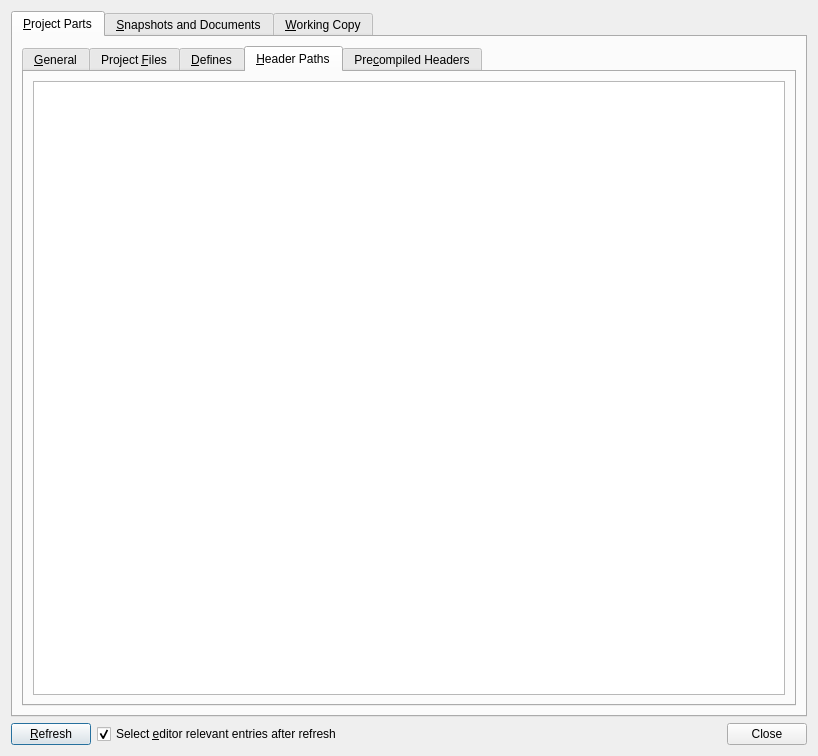
<?xml version="1.0" encoding="UTF-8"?>
<ui version="4.0">
 <class>CppCodeModelInspectorDialog</class>
 <widget class="QDialog" name="CppCodeModelInspectorDialog">
  <property name="geometry">
   <rect>
    <x>0</x>
    <y>0</y>
    <width>818</width>
    <height>756</height>
   </rect>
  </property>
  <property name="windowTitle">
   <string notr="true">C++ Code Model Inspector</string>
  </property>
  <layout class="QVBoxLayout" name="verticalLayout">
   <item>
    <widget class="QTabWidget" name="tabWidget">
     <property name="currentIndex">
      <number>0</number>
     </property>
     <widget class="QWidget" name="tab_2">
      <attribute name="title">
       <string notr="true">&amp;Project Parts</string>
      </attribute>
      <layout class="QVBoxLayout" name="verticalLayout_12">
       <item>
        <widget class="QSplitter" name="projectPartsSplitter">
         <property name="orientation">
          <enum>Qt::Vertical</enum>
         </property>
         <widget class="QTabWidget" name="projectPartTab">
          <property name="currentIndex">
           <number>3</number>
          </property>
          <widget class="QWidget" name="tab_17">
           <attribute name="title">
            <string notr="true">&amp;General</string>
           </attribute>
           <layout class="QHBoxLayout" name="horizontalLayout_2">
            <item>
             <widget class="QTreeView" name="partGeneralView">
              <property name="sizePolicy">
               <sizepolicy hsizetype="Expanding" vsizetype="Expanding">
                <horstretch>0</horstretch>
                <verstretch>0</verstretch>
               </sizepolicy>
              </property>
             </widget>
            </item>
            <item>
             <layout class="QVBoxLayout" name="verticalLayout_9">
              <item>
               <widget class="QLabel" name="label">
                <property name="text">
                 <string>Compiler Flags</string>
                </property>
               </widget>
              </item>
              <item>
               <widget class="QPlainTextEdit" name="partGeneralCompilerFlagsEdit"/>
              </item>
             </layout>
            </item>
           </layout>
          </widget>
          <widget class="QWidget" name="tab_13">
           <attribute name="title">
            <string notr="true">Project &amp;Files</string>
           </attribute>
           <layout class="QVBoxLayout" name="verticalLayout_14">
            <item>
             <widget class="QTreeView" name="projectFilesView"/>
            </item>
           </layout>
          </widget>
          <widget class="QWidget" name="tab_14">
           <attribute name="title">
            <string notr="true">&amp;Defines</string>
           </attribute>
           <layout class="QVBoxLayout" name="verticalLayout_19">
            <item>
             <widget class="QGroupBox" name="groupBox">
              <property name="title">
               <string notr="true">Toolchain Defines</string>
              </property>
              <layout class="QVBoxLayout" name="verticalLayout_13">
               <item>
                <widget class="QPlainTextEdit" name="partToolchainDefinesEdit">
                 <property name="readOnly">
                  <bool>true</bool>
                 </property>
                </widget>
               </item>
              </layout>
             </widget>
            </item>
            <item>
             <widget class="QGroupBox" name="groupBox_2">
              <property name="title">
               <string notr="true">Project Defines</string>
              </property>
              <layout class="QVBoxLayout" name="verticalLayout_15">
               <item>
                <widget class="QPlainTextEdit" name="partProjectDefinesEdit">
                 <property name="readOnly">
                  <bool>true</bool>
                 </property>
                </widget>
               </item>
              </layout>
             </widget>
            </item>
           </layout>
          </widget>
          <widget class="QWidget" name="tab_15">
           <attribute name="title">
            <string notr="true">&amp;Header Paths</string>
           </attribute>
           <layout class="QVBoxLayout" name="verticalLayout_16">
            <item>
             <widget class="QTreeView" name="projectHeaderPathsView"/>
            </item>
           </layout>
          </widget>
          <widget class="QWidget" name="tab_16">
           <attribute name="title">
            <string notr="true">Pre&amp;compiled Headers</string>
           </attribute>
           <layout class="QVBoxLayout" name="verticalLayout_18">
            <item>
             <widget class="QPlainTextEdit" name="partPrecompiledHeadersEdit">
              <property name="readOnly">
               <bool>true</bool>
              </property>
             </widget>
            </item>
           </layout>
          </widget>
         </widget>
        </widget>
       </item>
      </layout>
     </widget>
     <widget class="QWidget" name="tab">
      <attribute name="title">
       <string notr="true">&amp;Snapshots and Documents</string>
      </attribute>
      <layout class="QVBoxLayout" name="verticalLayout_5">
       <item>
        <widget class="QSplitter" name="splitter">
         <property name="orientation">
          <enum>Qt::Vertical</enum>
         </property>
         <widget class="QWidget" name="layoutWidget">
          <layout class="QVBoxLayout" name="snapshotSelectorAndViewLayout">
           <item>
            <layout class="QHBoxLayout" name="horizontalLayout">
             <item>
              <widget class="QLabel" name="snapshotSelectorLabel">
               <property name="text">
                <string notr="true">Sn&amp;apshot:</string>
               </property>
               <property name="buddy">
                <cstring>snapshotSelector</cstring>
               </property>
              </widget>
             </item>
             <item>
              <widget class="QComboBox" name="snapshotSelector">
               <property name="sizePolicy">
                <sizepolicy hsizetype="Preferred" vsizetype="Fixed">
                 <horstretch>100</horstretch>
                 <verstretch>0</verstretch>
                </sizepolicy>
               </property>
              </widget>
             </item>
            </layout>
           </item>
          </layout>
         </widget>
         <widget class="QTabWidget" name="docTab">
          <property name="currentIndex">
           <number>0</number>
          </property>
          <widget class="QWidget" name="tab_8">
           <attribute name="title">
            <string notr="true">&amp;General</string>
           </attribute>
           <layout class="QVBoxLayout" name="verticalLayout_2">
            <item>
             <widget class="QTreeView" name="docGeneralView">
              <property name="alternatingRowColors">
               <bool>true</bool>
              </property>
              <property name="textElideMode">
               <enum>Qt::ElideMiddle</enum>
              </property>
             </widget>
            </item>
           </layout>
          </widget>
          <widget class="QWidget" name="tab_7">
           <attribute name="title">
            <string notr="true">&amp;Includes</string>
           </attribute>
           <layout class="QVBoxLayout" name="verticalLayout_3">
            <item>
             <widget class="QTreeView" name="docIncludesView">
              <property name="alternatingRowColors">
               <bool>true</bool>
              </property>
              <property name="textElideMode">
               <enum>Qt::ElideMiddle</enum>
              </property>
             </widget>
            </item>
           </layout>
          </widget>
          <widget class="QWidget" name="tab_6">
           <attribute name="title">
            <string notr="true">&amp;Diagnostic Messages</string>
           </attribute>
           <layout class="QVBoxLayout" name="verticalLayout_6">
            <item>
             <widget class="QTreeView" name="docDiagnosticMessagesView">
              <property name="alternatingRowColors">
               <bool>true</bool>
              </property>
              <property name="textElideMode">
               <enum>Qt::ElideMiddle</enum>
              </property>
             </widget>
            </item>
           </layout>
          </widget>
          <widget class="QWidget" name="tab_4">
           <attribute name="title">
            <string notr="true">(Un)Defined &amp;Macros</string>
           </attribute>
           <layout class="QVBoxLayout" name="verticalLayout_7">
            <item>
             <widget class="QTreeView" name="docDefinedMacrosView">
              <property name="alternatingRowColors">
               <bool>true</bool>
              </property>
              <property name="textElideMode">
               <enum>Qt::ElideMiddle</enum>
              </property>
             </widget>
            </item>
           </layout>
          </widget>
          <widget class="QWidget" name="tab_5">
           <attribute name="title">
            <string notr="true">P&amp;reprocessed Source</string>
           </attribute>
           <layout class="QVBoxLayout" name="verticalLayout_4">
            <item>
             <widget class="QPlainTextEdit" name="docPreprocessedSourceEdit">
              <property name="readOnly">
               <bool>true</bool>
              </property>
             </widget>
            </item>
           </layout>
          </widget>
          <widget class="QWidget" name="tab_9">
           <attribute name="title">
            <string notr="true">&amp;Symbols</string>
           </attribute>
           <layout class="QVBoxLayout" name="verticalLayout_8">
            <item>
             <widget class="QTreeView" name="docSymbolsView">
              <property name="alternatingRowColors">
               <bool>true</bool>
              </property>
              <property name="textElideMode">
               <enum>Qt::ElideMiddle</enum>
              </property>
             </widget>
            </item>
           </layout>
          </widget>
          <widget class="QWidget" name="tab_10">
           <attribute name="title">
            <string notr="true">&amp;Tokens</string>
           </attribute>
           <layout class="QVBoxLayout" name="verticalLayout_10">
            <item>
             <widget class="QTreeView" name="docTokensView">
              <property name="alternatingRowColors">
               <bool>true</bool>
              </property>
              <property name="textElideMode">
               <enum>Qt::ElideMiddle</enum>
              </property>
             </widget>
            </item>
           </layout>
          </widget>
         </widget>
        </widget>
       </item>
      </layout>
     </widget>
     <widget class="QWidget" name="tab_3">
      <attribute name="title">
       <string notr="true">&amp;Working Copy</string>
      </attribute>
      <layout class="QVBoxLayout" name="verticalLayout_11">
       <item>
        <widget class="QSplitter" name="workingCopySplitter">
         <property name="orientation">
          <enum>Qt::Vertical</enum>
         </property>
         <property name="childrenCollapsible">
          <bool>true</bool>
         </property>
         <widget class="QPlainTextEdit" name="workingCopySourceEdit">
          <property name="readOnly">
           <bool>true</bool>
          </property>
          <property name="textInteractionFlags">
           <set>Qt::TextSelectableByKeyboard|Qt::TextSelectableByMouse</set>
          </property>
         </widget>
        </widget>
       </item>
      </layout>
     </widget>
    </widget>
   </item>
   <item>
    <layout class="QHBoxLayout" name="horizontalLayout_3">
     <item>
      <widget class="QPushButton" name="refreshButton">
       <property name="text">
        <string notr="true">&amp;Refresh</string>
       </property>
      </widget>
     </item>
     <item>
      <widget class="QCheckBox" name="selectEditorRelevantEntriesAfterRefreshCheckBox">
       <property name="text">
        <string notr="true">Select &amp;editor relevant entries after refresh</string>
       </property>
       <property name="checked">
        <bool>true</bool>
       </property>
      </widget>
     </item>
     <item>
      <spacer name="horizontalSpacer">
       <property name="orientation">
        <enum>Qt::Horizontal</enum>
       </property>
       <property name="sizeHint" stdset="0">
        <size>
         <width>40</width>
         <height>20</height>
        </size>
       </property>
      </spacer>
     </item>
     <item>
      <widget class="QPushButton" name="closeButton">
       <property name="text">
        <string notr="true">Close</string>
       </property>
      </widget>
     </item>
    </layout>
   </item>
  </layout>
 </widget>
 <resources/>
 <connections/>
</ui>
